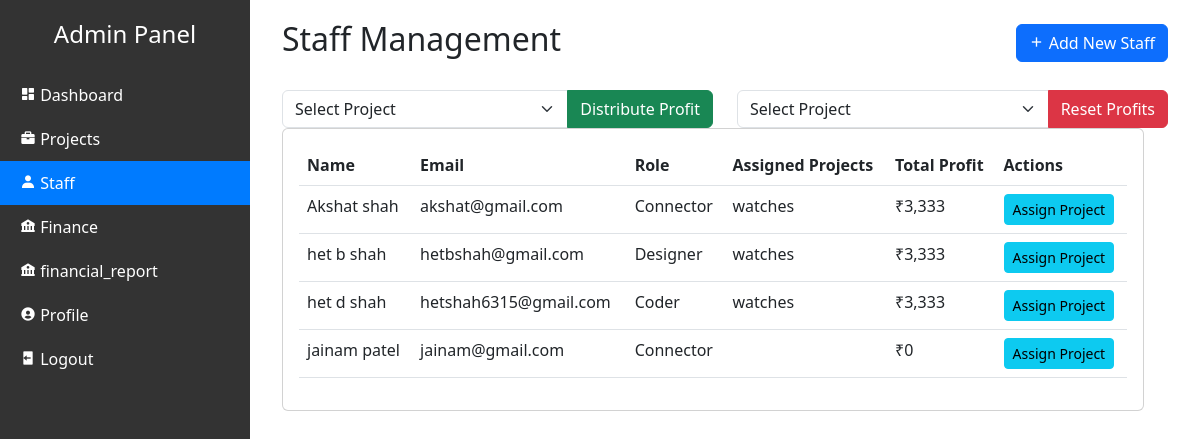
Screenshot of /users.php (signed in) with the database file from the repository.
### tables this page shows
CREATE TABLE `users` (
  `id` int(11) NOT NULL,
  `name` varchar(100) NOT NULL,
  `email` varchar(100) NOT NULL,
  `role` enum('Designer','Connector','Coder','Marketing') NOT NULL,
  `created_at` timestamp NOT NULL DEFAULT current_timestamp()
);

### users.php (the view, shortened to what this page needs)
<?php
require_once 'config/db.php';
$sql = "SELECT u.*,
    GROUP_CONCAT(DISTINCT p.name) as assigned_projects,
    SUM(pu.profit) as total_profit
    FROM users u
    LEFT JOIN project_users pu ON u.id = pu.user_id
    LEFT JOIN projects p ON pu.project_id = p.id
    GROUP BY u.id
    ORDER BY u.name";
$result = $conn->query($sql);
?>
<!DOCTYPE html>
<html lang="en">
<head>
    <link href="https://cdn.jsdelivr.net/npm/bootstrap@5.3.0/dist/css/bootstrap.min.css" rel="stylesheet">
    <link href="https://cdn.jsdelivr.net/npm/boxicons@2.0.7/css/boxicons.min.css" rel="stylesheet">
</head>
<body>
    <?php include 'navbar.php'; ?>
    <div class="main-content">
        <div class="container-fluid">
            <div class="d-flex justify-content-between align-items-center mb-4">
                <h2>Staff Management</h2>
                <button class="btn btn-primary" data-bs-toggle="modal" data-bs-target="#addStaffModal">
                    <i class='bx bx-plus'></i> Add New Staff
                </button>
            </div>
            <div class="row mb-4">
<div class="col-6">
    <form method="POST">
        <div class="input-group">
            <select class="form-select" name="project_id" required>
                <option value="" selected disabled>Select Project</option>
            </select>
            <button type="submit" class="btn btn-success">Distribute Profit</button>
        </div>
    </form>
</div>
<div class="col-6">
    <form method="POST">
        <div class="input-group">
            <select class="form-select" name="project_id" required>
                <option value="" selected disabled>Select Project</option>
            </select>
            <button type="submit" class="btn btn-danger">Reset Profits</button>
        </div>
    </form>
</div>
            <div class="row">
                <div class="col-12">
                    <div class="card">
                        <div class="card-body">
                            <div class="table-responsive">
                                <table class="table">
                                    <thead>
                                        <tr>
                                            <th>Name</th>
                                            <th>Email</th>
                                            <th>Role</th>
                                            <th>Assigned Projects</th>
                                            <th>Total Profit</th>
                                            <th>Actions</th>
                                        </tr>
                                    </thead>
                                    <tbody>
                                        <?php while($staff = $result->fetch_assoc()): ?>
                                        <tr>
                                            <td><?php echo htmlspecialchars($staff['name']); ?></td>
                                            <td><?php echo htmlspecialchars($staff['email']); ?></td>
                                            <td><?php echo htmlspecialchars($staff['role']); ?></td>
                                            <td><?php echo htmlspecialchars($staff['assigned_projects']); ?></td>
                                            <td>₹<?php echo number_format($staff['total_profit']); ?></td>
                                            <td>
                                                <button class="btn btn-sm btn-info" data-bs-toggle="modal"
                                                        data-bs-target="#assignProjectModal"
                                                        data-staff-id="<?php echo $staff['id']; ?>">
                                                    Assign Project
                                                </button>
                                            </td>
                                        </tr>
                                        <?php endwhile; ?>
                                    </tbody>
                                </table>
                            </div>
                        </div>
                    </div>
                </div>
            </div>
        </div>
    </div>
</body>
</html>

### navbar.php (shortened to what this page needs)
<div class="sidebar">
    <div class="text-center mb-4">
        <h4>Admin Panel</h4>
    </div>
    <nav class="nav flex-column">
        <a class="nav-link <?php echo basename($_SERVER['PHP_SELF']) == 'dashboard.php' ? 'active' : ''; ?>" href="dashboard.php"><i class='bx bxs-dashboard'></i> Dashboard</a>
        <a class="nav-link <?php echo basename($_SERVER['PHP_SELF']) == 'projects.php' ? 'active' : ''; ?>" href="projects.php"><i class='bx bxs-briefcase'></i> Projects</a>
        <a class="nav-link <?php echo basename($_SERVER['PHP_SELF']) == 'users.php' ? 'active' : ''; ?>" href="users.php"><i class='bx bxs-user'></i> Staff</a>
        <a class="nav-link <?php echo basename($_SERVER['PHP_SELF']) == 'finance.php' ? 'active' : ''; ?>" href="finance.php"><i class='bx bxs-bank'></i> Finance</a>
        <a class="nav-link <?php echo basename($_SERVER['PHP_SELF']) == 'financial_report.php' ? 'active' : ''; ?>" href="financial_report.php"><i class='bx bxs-bank'></i> financial_report</a>
        <a class="nav-link <?php echo basename($_SERVER['PHP_SELF']) == 'profile.php' ? 'active' : ''; ?>" href="profile.php"><i class='bx bxs-user-circle'></i> Profile</a>
        <a class="nav-link <?php echo basename($_SERVER['PHP_SELF']) == 'logout.php' ? 'active' : ''; ?>" href="logout.php"><i class='bx bxs-log-out'></i> Logout</a>
    </nav>
</div>

### navbar.php (style rules this page uses)
.sidebar { position: fixed; top: 0; left: 0; height: 100%; width: 250px; background: #333; padding-top: 20px; color: white; }
.main-content { margin-left: 250px; padding: 20px; }
.nav-link { color: white; padding: 10px 20px; }
.nav-link.active { background: #007bff; }

### rows the page displays
users: name "Akshat shah", email "akshat@gmail.com", role "Connector", assigned_projects "watches", total_profit "3,333"
users: name "het b shah", email "hetbshah@gmail.com", role "Designer", assigned_projects "watches", total_profit "3,333"
users: name "het d shah", email "hetshah6315@gmail.com", role "Coder", assigned_projects "watches", total_profit "3,333"
users: name "jainam patel", email "jainam@gmail.com", role "Connector", total_profit "0"
